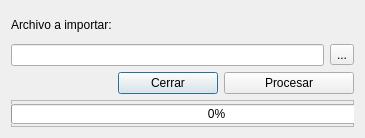
<?xml version="1.0" encoding="UTF-8"?>
<ui version="4.0">
 <class>frm_imp_empleado</class>
 <widget class="QDialog" name="frm_imp_empleado">
  <property name="windowModality">
   <enum>Qt::NonModal</enum>
  </property>
  <property name="geometry">
   <rect>
    <x>0</x>
    <y>0</y>
    <width>365</width>
    <height>138</height>
   </rect>
  </property>
  <property name="windowTitle">
   <string>Importar empleados</string>
  </property>
  <layout class="QGridLayout" name="gridLayout">
   <item row="0" column="0">
    <widget class="QLabel" name="lbl_0">
     <property name="text">
      <string>Archivo a importar:</string>
     </property>
    </widget>
   </item>
   <item row="1" column="0" colspan="3">
    <widget class="QLineEdit" name="lineEdit"/>
   </item>
   <item row="1" column="3">
    <widget class="QToolButton" name="toolButton">
     <property name="text">
      <string>...</string>
     </property>
     <property name="icon">
      <iconset>
       <normaloff>../img/file-excel-solid.svg</normaloff>../img/file-excel-solid.svg</iconset>
     </property>
    </widget>
   </item>
   <item row="2" column="1">
    <widget class="QPushButton" name="btn_cerrar">
     <property name="text">
      <string>Cerrar</string>
     </property>
    </widget>
   </item>
   <item row="2" column="2" colspan="2">
    <widget class="QPushButton" name="btn_importar">
     <property name="text">
      <string>Procesar</string>
     </property>
    </widget>
   </item>
   <item row="3" column="0" colspan="4">
    <widget class="QFrame" name="frame">
     <property name="frameShape">
      <enum>QFrame::StyledPanel</enum>
     </property>
     <property name="frameShadow">
      <enum>QFrame::Raised</enum>
     </property>
     <widget class="QProgressBar" name="progress_bar">
      <property name="geometry">
       <rect>
        <x>0</x>
        <y>4</y>
        <width>411</width>
        <height>20</height>
       </rect>
      </property>
      <property name="autoFillBackground">
       <bool>true</bool>
      </property>
      <property name="value">
       <number>0</number>
      </property>
     </widget>
    </widget>
   </item>
  </layout>
 </widget>
 <resources/>
 <connections/>
</ui>
